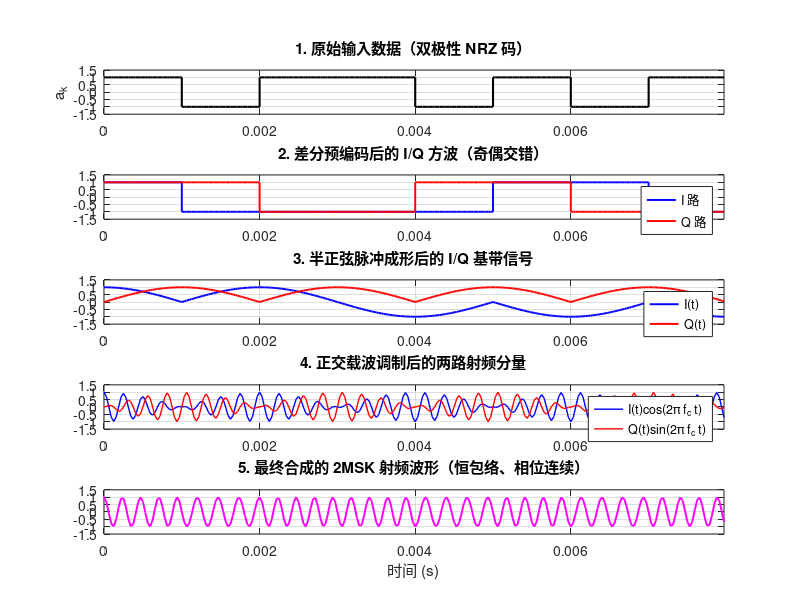
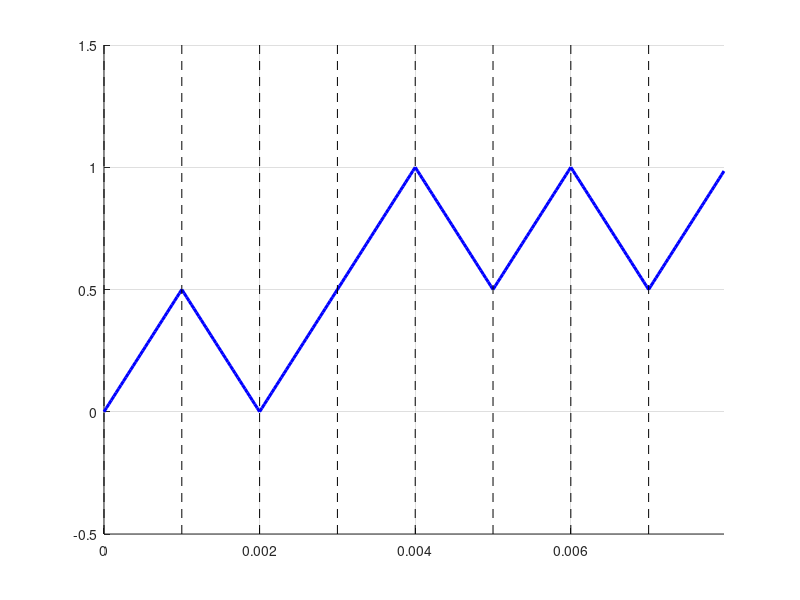

These charts were generated, in order, by the following MATLAB code: (Note: this script raises an error after producing the figures.)
function MSK_AllInOne()
% MSK_AllInOne
% 将原有 MSKwave、MSKWave2、MSKGIF、MSK1 四个脚本整理为一个入口。
% 功能包括：
%   1) 2MSK I/Q 结构与波形生成过程展示
%   2) 相位轨迹 Phase Trellis 展示
%   3) 波形与相位轨迹 GIF 导出
%   4) MSK 与普通 2FSK 功率谱对比
%   5) AWGN 信道下 BER 仿真与理论曲线对比

clc; close all;

cfg = defaultMskConfig();
rng(cfg.randomSeed);

if cfg.saveFiguresAsPng && ~exist(cfg.outputDir, 'dir')
    mkdir(cfg.outputDir);
end

% ====== 一、演示用 MSK I/Q 波形与相位轨迹 ======
demo = buildMskIqDemo(cfg.demoBits, cfg);

if cfg.showStaticWaveforms
    plotMskWaveformProcess(demo, cfg);
    plotMskPhaseTrellis(demo, cfg);
end

if cfg.exportGifs
    exportMskGifs(demo, cfg);
end

% ====== 二、系统级频谱与误码率仿真 ======
if cfg.runSpectrumAnalysis || cfg.runBerAnalysis
    sim = buildCpfskMskSimulation(cfg);
end

if cfg.runSpectrumAnalysis
    plotSpectrumComparison(sim, cfg);
end

if cfg.runBerAnalysis
    [berSim, berTheory] = simulateMskBer(sim, cfg);
    plotBerComparison(cfg.EbNoDbVec, berSim, berTheory, cfg);
end

% ====== 三、按照总流程图补充更多效果图 ======
if cfg.showEffectGallery
    if ~exist('sim', 'var')
        sim = buildCpfskMskSimulation(cfg);
    end
    plotInstantaneousFrequency(demo, cfg);
    plotIqPlaneAndEnvelope(demo, cfg);
    plotPhaseContinuityComparison(demo, cfg);
    plotNoisyChannelExample(sim, cfg);
    plotCorrelationDecisionExample(sim, cfg);
end

disp('MSK 综合仿真运行完成。');
end


function cfg = defaultMskConfig()
% 所有参数统一放在这里，后续改报告图或仿真规模只改本段即可。

cfg.Rb = 1000;                    % 码元速率 / 比特率 (bps)
cfg.Tb = 1 / cfg.Rb;              % 码元周期 (s)
cfg.fc = 4000;                    % 载波频率 (Hz)
cfg.fs = 32000;                   % 采样频率 (Hz)
cfg.nsamp = cfg.fs / cfg.Rb;      % 每比特采样点数
cfg.deltaF = 1 / (2 * cfg.Tb);    % MSK 最小频率间隔

cfg.demoBits = [1 0 1 1 0 1 0 1]; % 用于波形展示的短码流
cfg.randomSeed = 7;

cfg.showStaticWaveforms = true;
cfg.exportGifs = false;           % 需要重新生成 GIF 时改为 true
cfg.runSpectrumAnalysis = true;
cfg.runBerAnalysis = true;
cfg.showEffectGallery = true;     % 根据总流程图补充更多效果图
cfg.saveFiguresAsPng = true;      % 自动导出 PNG，便于放进 PPT
cfg.outputDir = 'MSK_Output_Figures';

cfg.gifFrames = 60;
cfg.gifDuration = 2.0;            % 每个 GIF 动画总时长约 2 秒
cfg.waveGifFile = 'MSK_Waveforms_5_Subplots.gif';
cfg.phaseGifFile = 'MSK_Phase_Trellis.gif';

cfg.NBitsSystem = 10000;          % BER/频谱仿真比特数
cfg.EbNoDbVec = 0:1:10;
cfg.exampleEbNoDb = 6;            % 信道/相关检测示例图使用的 Eb/N0
cfg.psdNfft = 2048;
cfg.psdWindowLength = 2048;
cfg.psdOverlap = 1024;

cfg.figureColor = 'w';

if abs(cfg.nsamp - round(cfg.nsamp)) > eps
    error('fs/Rb 必须为整数，当前 fs/Rb = %.4f。', cfg.nsamp);
end
cfg.nsamp = round(cfg.nsamp);
end


function demo = buildMskIqDemo(dataBin, cfg)
% 基于 I/Q 等效结构生成演示波形。

dataNrz = 2 * dataBin - 1;
N = numel(dataNrz);
t = (0:N * cfg.nsamp - 1) / cfg.fs;

[pSeq, qSeq] = differentialPrecodeForMsk(dataNrz);

IWave = repelem(pSeq, cfg.nsamp);
QWave = repelem(qSeq, cfg.nsamp);
inputWave = repelem(dataNrz, cfg.nsamp);

shapeI = cos(pi * t / (2 * cfg.Tb));
shapeQ = sin(pi * t / (2 * cfg.Tb));
IBaseband = IWave .* shapeI;
QBaseband = QWave .* shapeQ;

carrierI = cos(2 * pi * cfg.fc * t);
carrierQ = sin(2 * pi * cfg.fc * t);
IRf = IBaseband .* carrierI;
QRf = QBaseband .* carrierQ;
mskSignal = IRf - QRf;

phaseBaseband = unwrap(atan2(QBaseband, IBaseband));
phaseBaseband = phaseBaseband - phaseBaseband(1);

demo.dataBin = dataBin;
demo.dataNrz = dataNrz;
demo.N = N;
demo.t = t;
demo.pSeq = pSeq;
demo.qSeq = qSeq;
demo.inputWave = inputWave;
demo.IWave = IWave;
demo.QWave = QWave;
demo.IBaseband = IBaseband;
demo.QBaseband = QBaseband;
demo.IRf = IRf;
demo.QRf = QRf;
demo.mskSignal = mskSignal;
demo.phaseBaseband = phaseBaseband;
end


function [pSeq, qSeq] = differentialPrecodeForMsk(dataNrz)
% 差分预编码：让 I/Q 两路交错更新，从而保持 MSK 相位连续。

N = numel(dataNrz);
pSeq = zeros(1, N);
qSeq = zeros(1, N);

pPrev = 1;
qPrev = 1;

for k = 1:N
    if mod(k, 2) == 1
        % 奇数码元：Q 路可更新，I 路保持。
        pSeq(k) = pPrev;
        qSeq(k) = dataNrz(k) * pPrev;
        qPrev = qSeq(k);
    else
        % 偶数码元：I 路可更新，Q 路保持。
        pSeq(k) = dataNrz(k) * qPrev;
        qSeq(k) = qPrev;
        pPrev = pSeq(k);
    end
end
end


function plotMskWaveformProcess(demo, cfg)
% 5 子图展示 MSK 从码流到射频波形的生成过程。

fig = figure('Name', '2MSK 调制波形演变过程', ...
    'Position', [80, 60, 950, 850], 'Color', cfg.figureColor);

subplot(5, 1, 1);
stairs(demo.t, demo.inputWave, 'k', 'LineWidth', 1.5);
title('1. 原始输入数据（双极性 NRZ 码）');
axis([0 max(demo.t) -1.5 1.5]); grid on;
ylabel('a_k');

subplot(5, 1, 2);
stairs(demo.t, demo.IWave, 'b', 'LineWidth', 1.4); hold on;
stairs(demo.t, demo.QWave, 'r', 'LineWidth', 1.4);
title('2. 差分预编码后的 I/Q 方波（奇偶交错）');
legend('I 路', 'Q 路', 'Location', 'northeast');
axis([0 max(demo.t) -1.5 1.5]); grid on;

subplot(5, 1, 3);
plot(demo.t, demo.IBaseband, 'b', 'LineWidth', 1.4); hold on;
plot(demo.t, demo.QBaseband, 'r', 'LineWidth', 1.4);
title('3. 半正弦脉冲成形后的 I/Q 基带信号');
legend('I(t)', 'Q(t)', 'Location', 'northeast');
axis([0 max(demo.t) -1.5 1.5]); grid on;

subplot(5, 1, 4);
plot(demo.t, demo.IRf, 'b', 'LineWidth', 1.0); hold on;
plot(demo.t, demo.QRf, 'r', 'LineWidth', 1.0);
title('4. 正交载波调制后的两路射频分量');
legend('I(t)cos(2\pi f_c t)', 'Q(t)sin(2\pi f_c t)', 'Location', 'northeast');
axis([0 max(demo.t) -1.5 1.5]); grid on;

subplot(5, 1, 5);
plot(demo.t, demo.mskSignal, 'm', 'LineWidth', 1.4);
title('5. 最终合成的 2MSK 射频波形（恒包络、相位连续）');
xlabel('时间 (s)');
axis([0 max(demo.t) -1.5 1.5]); grid on;

saveFigureIfNeeded(fig, cfg, '01_MSK_waveform_process');
end


function plotMskPhaseTrellis(demo, cfg)
% 绘制基带相位轨迹，观察每个码元处的连续相位变化。

fig = figure('Name', 'MSK 相位轨迹图 (Phase Trellis)', ...
    'Position', [180, 120, 950, 480], 'Color', cfg.figureColor);

ax = axes; hold(ax, 'on'); grid(ax, 'on');
plot(ax, demo.t, demo.phaseBaseband / pi, 'b', 'LineWidth', 2.2);

axis(ax, [0 max(demo.t), min(demo.phaseBaseband / pi) - 0.5, ...
    max(demo.phaseBaseband / pi) + 0.5]);
drawSymbolGrid(ax, demo.N, cfg.Tb);
yline(ax, 0, 'k', 'LineWidth', 1);

endTime = demo.t(cfg.nsamp:cfg.nsamp:end);
endPhase = demo.phaseBaseband(cfg.nsamp:cfg.nsamp:end) / pi;
plot(ax, endTime, endPhase, 'ro', 'MarkerSize', 6, 'MarkerFaceColor', 'r');

title(ax, 'MSK 基带瞬时相位轨迹（Phase Trellis）');
xlabel(ax, '时间 (s)');
ylabel(ax, '相位 / \pi');
formatPiTicks(ax, demo.phaseBaseband / pi);

saveFigureIfNeeded(fig, cfg, '02_MSK_phase_trellis');
end


function exportMskGifs(demo, cfg)
% 导出 5 子图波形 GIF 和相位轨迹 GIF。

numFrames = cfg.gifFrames;
totalPoints = numel(demo.t);
pointsPerFrame = totalPoints / numFrames;
delayTime = cfg.gifDuration / numFrames;

fprintf('正在生成 GIF：%s 和 %s\n', cfg.waveGifFile, cfg.phaseGifFile);

hFigWave = figure('Name', '2MSK 波形动态生成', ...
    'Position', [80, 50, 850, 900], 'Color', cfg.figureColor);

ax1 = subplot(5, 1, 1, 'Parent', hFigWave); hold(ax1, 'on'); grid(ax1, 'on');
axis(ax1, [0 max(demo.t) -1.5 1.5]); title(ax1, '1. 原始输入数据');
hLine1 = stairs(ax1, NaN, NaN, 'k', 'LineWidth', 1.5);

ax2 = subplot(5, 1, 2, 'Parent', hFigWave); hold(ax2, 'on'); grid(ax2, 'on');
axis(ax2, [0 max(demo.t) -1.5 1.5]); title(ax2, '2. 差分预编码后的 I/Q 方波');
hLine2I = stairs(ax2, NaN, NaN, 'b', 'LineWidth', 1.5);
hLine2Q = stairs(ax2, NaN, NaN, 'r', 'LineWidth', 1.5);

ax3 = subplot(5, 1, 3, 'Parent', hFigWave); hold(ax3, 'on'); grid(ax3, 'on');
axis(ax3, [0 max(demo.t) -1.5 1.5]); title(ax3, '3. 半正弦成形后的 I/Q 基带信号');
hLine3I = plot(ax3, NaN, NaN, 'b', 'LineWidth', 1.5);
hLine3Q = plot(ax3, NaN, NaN, 'r', 'LineWidth', 1.5);

ax4 = subplot(5, 1, 4, 'Parent', hFigWave); hold(ax4, 'on'); grid(ax4, 'on');
axis(ax4, [0 max(demo.t) -1.5 1.5]); title(ax4, '4. 正交载波调制后的两路射频分量');
hLine4I = plot(ax4, NaN, NaN, 'b', 'LineWidth', 1);
hLine4Q = plot(ax4, NaN, NaN, 'r', 'LineWidth', 1);

ax5 = subplot(5, 1, 5, 'Parent', hFigWave); hold(ax5, 'on'); grid(ax5, 'on');
axis(ax5, [0 max(demo.t) -1.5 1.5]); title(ax5, '5. 最终合成的 2MSK 射频波形');
xlabel(ax5, '时间 (s)');
hLine5 = plot(ax5, NaN, NaN, 'm', 'LineWidth', 1.5);

hFigPhase = figure('Name', 'MSK 相位轨迹动态生成', ...
    'Position', [980, 180, 850, 500], 'Color', cfg.figureColor);
axPhase = axes('Parent', hFigPhase); hold(axPhase, 'on'); grid(axPhase, 'on');
axis(axPhase, [0 max(demo.t), min(demo.phaseBaseband / pi) - 0.5, ...
    max(demo.phaseBaseband / pi) + 0.5]);
title(axPhase, 'MSK 基带瞬时相位轨迹');
xlabel(axPhase, '时间 (s)');
ylabel(axPhase, '相位 / \pi');
drawSymbolGrid(axPhase, demo.N, cfg.Tb);
yline(axPhase, 0, 'k', 'LineWidth', 1);
formatPiTicks(axPhase, demo.phaseBaseband / pi);

endTime = demo.t(cfg.nsamp:cfg.nsamp:end);
endPhase = demo.phaseBaseband(cfg.nsamp:cfg.nsamp:end) / pi;
hTrace = plot(axPhase, NaN, NaN, 'b', 'LineWidth', 2.5);
hDots = plot(axPhase, NaN, NaN, 'ro', 'MarkerSize', 6, 'MarkerFaceColor', 'r');

for frame = 1:numFrames
    idx = min(totalPoints, max(1, round(frame * pointsPerFrame)));
    if frame == numFrames
        idx = totalPoints;
    end

    tNow = demo.t(1:idx);

    set(hLine1, 'XData', tNow, 'YData', demo.inputWave(1:idx));
    set(hLine2I, 'XData', tNow, 'YData', demo.IWave(1:idx));
    set(hLine2Q, 'XData', tNow, 'YData', demo.QWave(1:idx));
    set(hLine3I, 'XData', tNow, 'YData', demo.IBaseband(1:idx));
    set(hLine3Q, 'XData', tNow, 'YData', demo.QBaseband(1:idx));
    set(hLine4I, 'XData', tNow, 'YData', demo.IRf(1:idx));
    set(hLine4Q, 'XData', tNow, 'YData', demo.QRf(1:idx));
    set(hLine5, 'XData', tNow, 'YData', demo.mskSignal(1:idx));

    set(hTrace, 'XData', tNow, 'YData', demo.phaseBaseband(1:idx) / pi);
    crossed = find(endTime <= demo.t(idx));
    if ~isempty(crossed)
        set(hDots, 'XData', endTime(crossed), 'YData', endPhase(crossed));
    end

    drawnow;

    writeGifFrame(hFigWave, cfg.waveGifFile, frame, delayTime);
    writeGifFrame(hFigPhase, cfg.phaseGifFile, frame, delayTime);
end

fprintf('GIF 生成完成。\n');
end


function sim = buildCpfskMskSimulation(cfg)
% 系统级 MSK/2FSK 信号生成。
% 频谱图使用 passband 实信号；BER 使用等效 complex baseband 信号。

data = randi([0 1], 1, cfg.NBitsSystem);
dataNrz = 2 * data - 1;
dev = dataNrz * (cfg.deltaF / 2);
devExt = repelem(dev, cfg.nsamp);
t = (0:numel(devExt) - 1) / cfg.fs;

phasePassband = 2 * pi * cumsum(cfg.fc + devExt) / cfg.fs;
phaseBaseband = 2 * pi * cumsum(devExt) / cfg.fs;

mskPassband = cos(phasePassband);
mskBaseband = exp(1j * phaseBaseband);

% 对照组：普通 2FSK，不做连续相位累加，因此码元边界处会出现相位跳变。
phaseFsk = 2 * pi * (cfg.fc + devExt) .* t;
fskPassband = cos(phaseFsk);

sim.data = data;
sim.dataNrz = dataNrz;
sim.devExt = devExt;
sim.t = t;
sim.phasePassband = phasePassband;
sim.phaseBaseband = phaseBaseband;
sim.mskPassband = mskPassband;
sim.mskBaseband = mskBaseband;
sim.fskPassband = fskPassband;
end


function plotSpectrumComparison(sim, cfg)
% Welch PSD 对比。为减少工具箱依赖，这里使用本文件内置 Welch 实现。

[Pmsk, f] = localWelchCentered(sim.mskPassband, ...
    cfg.psdWindowLength, cfg.psdOverlap, cfg.psdNfft, cfg.fs);
[Pfsk, ~] = localWelchCentered(sim.fskPassband, ...
    cfg.psdWindowLength, cfg.psdOverlap, cfg.psdNfft, cfg.fs);

fig = figure('Name', '频谱特性分析', ...
    'Position', [100, 100, 900, 460], 'Color', cfg.figureColor);
plot(f, 10 * log10(Pmsk + eps), 'b', 'LineWidth', 1.6); hold on;
plot(f, 10 * log10(Pfsk + eps), 'r--', 'LineWidth', 1.2);
title('功率谱密度对比：连续相位对旁瓣抑制的影响');
xlabel('频率 (Hz)');
ylabel('功率谱密度 (dB/Hz)');
xlim([-8000 8000]);
ylim([-120 -20]);
legend('MSK 信号', '普通 2FSK 信号', 'Location', 'best');
grid on;

saveFigureIfNeeded(fig, cfg, '03_MSK_vs_2FSK_PSD');
end


function [berSim, berTheory] = simulateMskBer(sim, cfg)
% AWGN 下的理想相干相关检测。

berSim = zeros(size(cfg.EbNoDbVec));

for i = 1:numel(cfg.EbNoDbVec)
    snrDb = cfg.EbNoDbVec(i) - 10 * log10(cfg.nsamp);
    rx = localAwgnMeasured(sim.mskBaseband, snrDb);

    rxData = zeros(1, cfg.NBitsSystem);

    for k = 1:cfg.NBitsSystem
        idx = (k - 1) * cfg.nsamp + 1 : k * cfg.nsamp;
        tau = sim.t(idx) - sim.t(idx(1));
        phiStart = sim.phaseBaseband(idx(1));

        ref1 = exp(1j * (phiStart + 2 * pi * (cfg.deltaF / 2) * tau));
        ref0 = exp(1j * (phiStart - 2 * pi * (cfg.deltaF / 2) * tau));

        corr1 = real(rx(idx) * ref1');
        corr0 = real(rx(idx) * ref0');
        rxData(k) = corr1 > corr0;
    end

    berSim(i) = sum(sim.data ~= rxData) / numel(sim.data);
    fprintf('Eb/N0 = %2d dB, BER = %.4g\n', cfg.EbNoDbVec(i), berSim(i));
end

berTheory = 0.5 * erfc(sqrt(10 .^ (cfg.EbNoDbVec / 10)) / sqrt(2));
end


function plotBerComparison(EbNoDbVec, berSim, berTheory, cfg)
fig = figure('Name', '系统误码率 (BER) 性能分析', ...
    'Position', [1040, 100, 650, 520], 'Color', cfg.figureColor);
semilogy(EbNoDbVec, berTheory, 'b-', 'LineWidth', 2); hold on;
semilogy(EbNoDbVec, berSim, 'ro', 'MarkerSize', 7, 'LineWidth', 1.5);
grid on;
xlabel('E_b/N_0 (dB)');
ylabel('误码率 BER');
legend('理论 BER：Q(sqrt(E_b/N_0))', '仿真 BER', 'Location', 'southwest');
title('2MSK 数字通信系统抗噪声性能分析');
ylim([1e-5 1]);

saveFigureIfNeeded(fig, cfg, '04_MSK_BER_performance');
end


function plotInstantaneousFrequency(demo, cfg)
% 对应流程图中的“瞬时频率分析”：MSK 只在两个频率间平滑切换。

freqPerBit = cfg.fc + demo.dataNrz * (cfg.deltaF / 2);
tBit = (0:demo.N - 1) * cfg.Tb;

fig = figure('Name', 'MSK 瞬时频率分析', ...
    'Position', [120, 120, 900, 480], 'Color', cfg.figureColor);
stairs(tBit, freqPerBit, 'b', 'LineWidth', 2); hold on;
yline(cfg.fc, 'k-', 'f_c', 'LineWidth', 1.2);
yline(cfg.fc + cfg.deltaF / 2, 'r--', 'f_c+\Delta f/2', 'LineWidth', 1.1);
yline(cfg.fc - cfg.deltaF / 2, 'r--', 'f_c-\Delta f/2', 'LineWidth', 1.1);
drawSymbolGrid(gca, demo.N, cfg.Tb);
title('MSK 瞬时频率：f_i(t)=f_c \pm \Delta f/2');
xlabel('时间 (s)');
ylabel('瞬时频率 (Hz)');
xlim([0 demo.N * cfg.Tb]);
ylim([cfg.fc - cfg.deltaF, cfg.fc + cfg.deltaF]);
grid on;

saveFigureIfNeeded(fig, cfg, '05_MSK_instantaneous_frequency');
end


function plotIqPlaneAndEnvelope(demo, cfg)
% I/Q 相位平面与恒包络验证。

envelope = sqrt(demo.IBaseband .^ 2 + demo.QBaseband .^ 2);
endIdx = cfg.nsamp:cfg.nsamp:numel(demo.t);

fig = figure('Name', 'MSK I/Q 轨迹与恒包络验证', ...
    'Position', [140, 140, 1050, 480], 'Color', cfg.figureColor);

subplot(1, 2, 1);
plot(demo.IBaseband, demo.QBaseband, 'b', 'LineWidth', 1.8); hold on;
plot(demo.IBaseband(endIdx), demo.QBaseband(endIdx), 'ro', ...
    'MarkerSize', 6, 'MarkerFaceColor', 'r');
axis equal; axis([-1.2 1.2 -1.2 1.2]); grid on;
xlabel('I(t)');
ylabel('Q(t)');
title('I/Q 平面轨迹：相位连续旋转');

subplot(1, 2, 2);
plot(demo.t, envelope, 'm', 'LineWidth', 1.8); hold on;
yline(1, 'k--', '理想恒包络', 'LineWidth', 1.1);
drawSymbolGrid(gca, demo.N, cfg.Tb);
title('恒包络验证：sqrt(I^2+Q^2)');
xlabel('时间 (s)');
ylabel('包络幅度');
ylim([0 1.25]);
grid on;

saveFigureIfNeeded(fig, cfg, '06_MSK_IQ_plane_and_envelope');
end


function plotPhaseContinuityComparison(demo, cfg)
% 连续相位 MSK 与普通 2FSK 的基带相位对比。

dev = demo.dataNrz * (cfg.deltaF / 2);
devExt = repelem(dev, cfg.nsamp);
t = demo.t;

phaseMsk = 2 * pi * cumsum(devExt) / cfg.fs;
phaseFsk = 2 * pi * devExt .* t;
phaseMsk = phaseMsk - phaseMsk(1);
phaseFsk = phaseFsk - phaseFsk(1);

fig = figure('Name', 'MSK 与普通 2FSK 相位连续性对比', ...
    'Position', [160, 160, 950, 500], 'Color', cfg.figureColor);
plot(t, phaseMsk / pi, 'b', 'LineWidth', 2); hold on;
plot(t, phaseFsk / pi, 'r--', 'LineWidth', 1.5);
drawSymbolGrid(gca, demo.N, cfg.Tb);
title('相位连续性对比：MSK 连续，普通 2FSK 在码元边界可跳变');
xlabel('时间 (s)');
ylabel('基带相位 / \pi');
legend('MSK 连续相位', '普通 2FSK 非连续相位', 'Location', 'best');
grid on;

saveFigureIfNeeded(fig, cfg, '07_MSK_phase_continuity_comparison');
end


function plotNoisyChannelExample(sim, cfg)
% AWGN 信道示例：展示 clean / noisy 波形和复平面散点。

snrDb = cfg.exampleEbNoDb - 10 * log10(cfg.nsamp);
rx = localAwgnMeasured(sim.mskBaseband, snrDb);
showBits = 8;
idx = 1:min(showBits * cfg.nsamp, numel(sim.t));
scatterIdx = 1:min(2500, numel(sim.t));

fig = figure('Name', 'AWGN 信道效果示例', ...
    'Position', [180, 180, 1050, 620], 'Color', cfg.figureColor);

subplot(2, 1, 1);
plot(sim.t(idx), real(sim.mskBaseband(idx)), 'b', 'LineWidth', 1.5); hold on;
plot(sim.t(idx), real(rx(idx)), 'Color', [0.85 0.33 0.10], 'LineWidth', 1.0);
title(sprintf('AWGN 信道前后波形对比（E_b/N_0 = %g dB）', cfg.exampleEbNoDb));
xlabel('时间 (s)');
ylabel('实部幅度');
legend('发送基带信号', '加噪接收信号', 'Location', 'best');
grid on;

subplot(2, 2, 3);
plot(real(sim.mskBaseband(scatterIdx)), imag(sim.mskBaseband(scatterIdx)), ...
    '.', 'Color', [0.10 0.35 0.75], 'MarkerSize', 7);
axis equal; axis([-1.6 1.6 -1.6 1.6]); grid on;
title('发送端复包络轨迹');
xlabel('In-phase');
ylabel('Quadrature');

subplot(2, 2, 4);
plot(real(rx(scatterIdx)), imag(rx(scatterIdx)), ...
    '.', 'Color', [0.85 0.33 0.10], 'MarkerSize', 7);
axis equal; axis([-1.6 1.6 -1.6 1.6]); grid on;
title('接收端加噪复包络轨迹');
xlabel('In-phase');
ylabel('Quadrature');

saveFigureIfNeeded(fig, cfg, '08_AWGN_channel_effect');
end


function plotCorrelationDecisionExample(sim, cfg)
% 相干相关检测示意：corr1-corr0 大于 0 判 1，小于 0 判 0。

snrDb = cfg.exampleEbNoDb - 10 * log10(cfg.nsamp);
rx = localAwgnMeasured(sim.mskBaseband, snrDb);
Nshow = min(32, cfg.NBitsSystem);
metric = zeros(1, Nshow);
rxData = zeros(1, Nshow);

for k = 1:Nshow
    idx = (k - 1) * cfg.nsamp + 1 : k * cfg.nsamp;
    tau = sim.t(idx) - sim.t(idx(1));
    phiStart = sim.phaseBaseband(idx(1));

    ref1 = exp(1j * (phiStart + 2 * pi * (cfg.deltaF / 2) * tau));
    ref0 = exp(1j * (phiStart - 2 * pi * (cfg.deltaF / 2) * tau));

    corr1 = real(rx(idx) * ref1');
    corr0 = real(rx(idx) * ref0');
    metric(k) = corr1 - corr0;
    rxData(k) = metric(k) > 0;
end

fig = figure('Name', '相干相关检测与判决示例', ...
    'Position', [200, 200, 1050, 580], 'Color', cfg.figureColor);

subplot(2, 1, 1);
stem(1:Nshow, metric, 'filled', 'LineWidth', 1.2); hold on;
yline(0, 'k--', '判决门限', 'LineWidth', 1.1);
title(sprintf('相关检测统计量 corr_1 - corr_0（E_b/N_0 = %g dB）', cfg.exampleEbNoDb));
xlabel('码元序号 k');
ylabel('相关差值');
grid on;

subplot(2, 1, 2);
stairs(1:Nshow, sim.data(1:Nshow), 'b', 'LineWidth', 1.6); hold on;
stairs(1:Nshow, rxData, 'r--', 'LineWidth', 1.4);
ylim([-0.3 1.3]);
title('发送比特与判决恢复比特对比');
xlabel('码元序号 k');
ylabel('比特值');
legend('发送比特', '恢复比特', 'Location', 'best');
grid on;

saveFigureIfNeeded(fig, cfg, '09_coherent_correlation_decision');
end


function [Pxx, f] = localWelchCentered(x, winLength, noverlap, nfft, fs)
% 简化 Welch PSD，输出 centered 频率轴，避免依赖 pwelch。

x = x(:);
winLength = min(winLength, numel(x));
noverlap = min(noverlap, winLength - 1);
step = winLength - noverlap;

if step <= 0
    error('Welch 参数错误：window length 必须大于 overlap。');
end

n = (0:winLength - 1).';
window = 0.54 - 0.46 * cos(2 * pi * n / (winLength - 1)); % Hamming window
starts = 1:step:(numel(x) - winLength + 1);

Pacc = zeros(nfft, 1);
for s = starts
    segment = x(s:s + winLength - 1);
    segment = segment - mean(segment);
    X = fft(segment .* window, nfft);
    Pacc = Pacc + abs(X) .^ 2 / (fs * sum(window .^ 2));
end

Pxx = fftshift(Pacc / numel(starts));
f = (-nfft / 2:nfft / 2 - 1).' * (fs / nfft);
end


function y = localAwgnMeasured(x, snrDb)
% measured AWGN，不依赖 Communications Toolbox 的 awgn 函数。

signalPower = mean(abs(x(:)) .^ 2);
noisePower = signalPower / (10 ^ (snrDb / 10));

if isreal(x)
    noise = sqrt(noisePower) * randn(size(x));
else
    noise = sqrt(noisePower / 2) * (randn(size(x)) + 1j * randn(size(x)));
end

y = x + noise;
end


function drawSymbolGrid(ax, N, Tb)
% 在每个码元边界画虚线。

yl = ylim(ax);
for k = 0:N
    plot(ax, [k * Tb, k * Tb], yl, 'k--', 'LineWidth', 0.5);
end
ylim(ax, yl);
end


function formatPiTicks(ax, phaseByPi)
minP = floor(min(phaseByPi) * 2) / 2;
maxP = ceil(max(phaseByPi) * 2) / 2;
tickVals = minP:0.5:maxP;
labels = cell(size(tickVals));

for i = 1:numel(tickVals)
    v = tickVals(i);
    if abs(v) < eps
        labels{i} = '0';
    elseif abs(v - 1) < eps
        labels{i} = '\pi';
    elseif abs(v + 1) < eps
        labels{i} = '-\pi';
    else
        labels{i} = sprintf('%.1f\\pi', v);
    end
end

set(ax, 'YTick', tickVals, 'YTickLabel', labels);
end


function saveFigureIfNeeded(figHandle, cfg, fileBase)
% 自动导出 PNG，方便直接放进 PPT。

if ~isfield(cfg, 'saveFiguresAsPng') || ~cfg.saveFiguresAsPng
    return;
end

if ~exist(cfg.outputDir, 'dir')
    mkdir(cfg.outputDir);
end

fileName = fullfile(cfg.outputDir, [fileBase, '.png']);

try
    if exist('exportgraphics', 'file') || exist('exportgraphics', 'builtin')
        exportgraphics(figHandle, fileName, 'Resolution', 220);
    else
        saveas(figHandle, fileName);
    end
catch
    saveas(figHandle, fileName);
end
end


function writeGifFrame(figHandle, fileName, frameIndex, delayTime)
frameImage = frame2im(getframe(figHandle));
[indexedImage, colorMap] = rgb2ind(frameImage, 256);

if frameIndex == 1
    imwrite(indexedImage, colorMap, fileName, 'gif', ...
        'Loopcount', inf, 'DelayTime', delayTime);
else
    imwrite(indexedImage, colorMap, fileName, 'gif', ...
        'WriteMode', 'append', 'DelayTime', delayTime);
end
end
